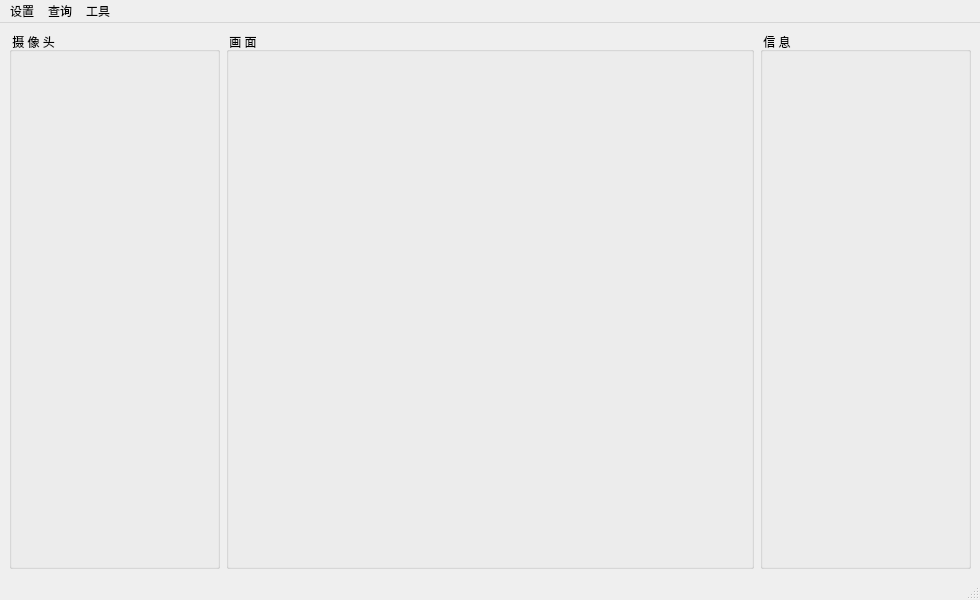
<?xml version="1.0" encoding="UTF-8"?>
<ui version="4.0">
 <class>MainWindow</class>
 <widget class="QMainWindow" name="MainWindow">
  <property name="geometry">
   <rect>
    <x>0</x>
    <y>0</y>
    <width>980</width>
    <height>600</height>
   </rect>
  </property>
  <property name="minimumSize">
   <size>
    <width>980</width>
    <height>600</height>
   </size>
  </property>
  <property name="windowTitle">
   <string>智能电力监督培训系统</string>
  </property>
  <property name="windowIcon">
   <iconset>
    <normaloff>img/Nicola.png</normaloff>img/Nicola.png</iconset>
  </property>
  <property name="iconSize">
   <size>
    <width>24</width>
    <height>24</height>
   </size>
  </property>
  <widget class="QWidget" name="centralwidget">
   <layout class="QHBoxLayout" name="horizontalLayout" stretch="2,5,2">
    <item>
     <widget class="QGroupBox" name="cameraBox">
      <property name="sizePolicy">
       <sizepolicy hsizetype="Preferred" vsizetype="Preferred">
        <horstretch>0</horstretch>
        <verstretch>1</verstretch>
       </sizepolicy>
      </property>
      <property name="minimumSize">
       <size>
        <width>211</width>
        <height>0</height>
       </size>
      </property>
      <property name="maximumSize">
       <size>
        <width>211</width>
        <height>16777215</height>
       </size>
      </property>
      <property name="title">
       <string> 摄 像 头 </string>
      </property>
      <layout class="QVBoxLayout" name="verticalLayout">
       <property name="spacing">
        <number>2</number>
       </property>
       <property name="leftMargin">
        <number>5</number>
       </property>
       <property name="topMargin">
        <number>2</number>
       </property>
       <property name="rightMargin">
        <number>5</number>
       </property>
       <property name="bottomMargin">
        <number>5</number>
       </property>
      </layout>
     </widget>
    </item>
    <item>
     <widget class="QGroupBox" name="videoBox">
      <property name="sizePolicy">
       <sizepolicy hsizetype="Preferred" vsizetype="Preferred">
        <horstretch>1</horstretch>
        <verstretch>1</verstretch>
       </sizepolicy>
      </property>
      <property name="title">
       <string> 画 面 </string>
      </property>
      <layout class="QGridLayout" name="gridLayout">
       <property name="leftMargin">
        <number>5</number>
       </property>
       <property name="topMargin">
        <number>2</number>
       </property>
       <property name="rightMargin">
        <number>5</number>
       </property>
       <property name="bottomMargin">
        <number>5</number>
       </property>
       <property name="spacing">
        <number>2</number>
       </property>
      </layout>
     </widget>
    </item>
    <item>
     <widget class="QGroupBox" name="infoBox">
      <property name="sizePolicy">
       <sizepolicy hsizetype="Preferred" vsizetype="Preferred">
        <horstretch>0</horstretch>
        <verstretch>1</verstretch>
       </sizepolicy>
      </property>
      <property name="minimumSize">
       <size>
        <width>211</width>
        <height>0</height>
       </size>
      </property>
      <property name="maximumSize">
       <size>
        <width>211</width>
        <height>16777215</height>
       </size>
      </property>
      <property name="title">
       <string> 信 息 </string>
      </property>
      <widget class="QLabel" name="displayLabel">
       <property name="geometry">
        <rect>
         <x>15</x>
         <y>60</y>
         <width>180</width>
         <height>120</height>
        </rect>
       </property>
       <property name="text">
        <string/>
       </property>
      </widget>
      <widget class="QLabel" name="commentLabel">
       <property name="geometry">
        <rect>
         <x>15</x>
         <y>30</y>
         <width>100</width>
         <height>20</height>
        </rect>
       </property>
       <property name="text">
        <string/>
       </property>
      </widget>
     </widget>
    </item>
   </layout>
  </widget>
  <widget class="QMenuBar" name="menubar">
   <property name="geometry">
    <rect>
     <x>0</x>
     <y>0</y>
     <width>980</width>
     <height>22</height>
    </rect>
   </property>
   <widget class="QMenu" name="setting">
    <property name="title">
     <string>设置</string>
    </property>
    <addaction name="addCamera"/>
    <addaction name="addModel"/>
    <addaction name="connection"/>
    <addaction name="deleteResourse"/>
    <addaction name="quit"/>
   </widget>
   <widget class="QMenu" name="tools">
    <property name="title">
     <string>工具</string>
    </property>
   </widget>
   <widget class="QMenu" name="query">
    <property name="title">
     <string>查询</string>
    </property>
    <addaction name="infractionQuery"/>
   </widget>
   <addaction name="setting"/>
   <addaction name="query"/>
   <addaction name="tools"/>
  </widget>
  <widget class="QStatusBar" name="statusbar"/>
  <action name="addCamera">
   <property name="text">
    <string>添加摄像头</string>
   </property>
  </action>
  <action name="infractionQuery">
   <property name="text">
    <string>违规查询</string>
   </property>
  </action>
  <action name="addModel">
   <property name="text">
    <string>添加模型</string>
   </property>
  </action>
  <action name="connection">
   <property name="text">
    <string>匹配连接</string>
   </property>
  </action>
  <action name="deleteResourse">
   <property name="text">
    <string>删除资源</string>
   </property>
  </action>
  <action name="quit">
   <property name="text">
    <string>退出</string>
   </property>
  </action>
 </widget>
 <resources/>
 <connections/>
</ui>
